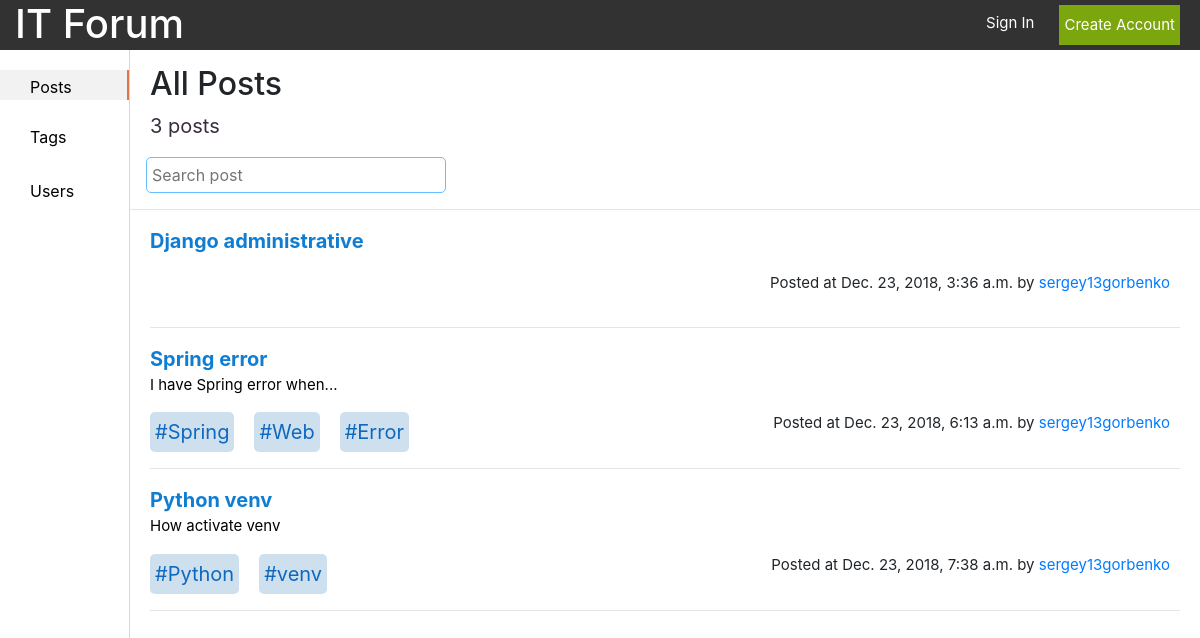
The page /posts/ on the database as committed earlier.
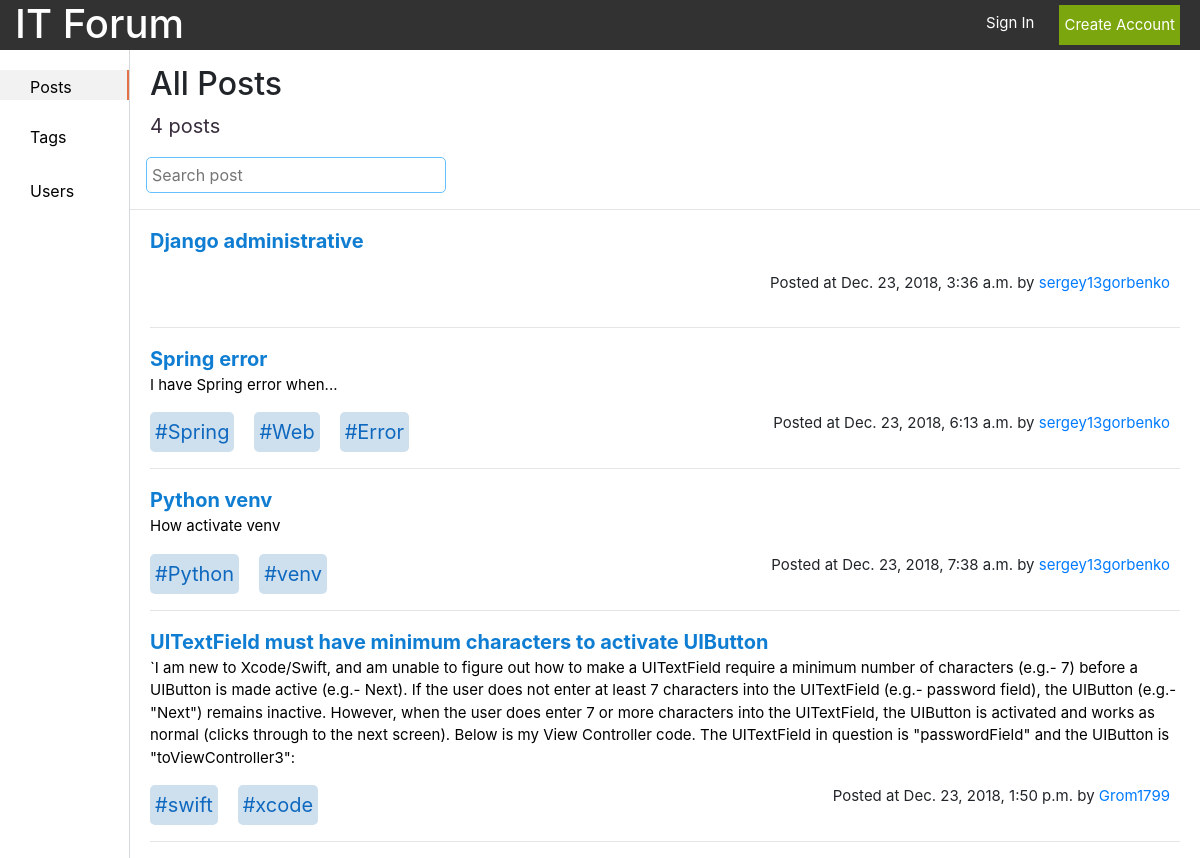
The same page on the database as committed later.
### forum/models.py (models this page shows, shortened)
class Post(models.Model):
    id = models.AutoField(primary_key=True)
    theme = models.CharField(max_length=100, unique=True, error_messages={'unique': "This theme has already exist."})
    context = models.TextField(default='', blank=True, null=True)
    creator = models.ForeignKey(UserProfile, on_delete=models.CASCADE)
    create = models.DateTimeField(auto_now_add=True)
    tags = models.ManyToManyField(Tag)
    like = models.IntegerField(default=0)
    dislike = models.IntegerField(default=0)

class UserProfile(models.Model):
    user = models.OneToOneField(User, on_delete=models.CASCADE)
    about = models.CharField(max_length=255, blank=True)
    photo = models.ImageField(upload_to='gallery_photos', blank=True, null=True)
    count_posts = models.IntegerField(default=0)
    count_tags = models.IntegerField(default=0)
    def __str__(self):
        return self.user.username

class Tag(models.Model):
    id = models.AutoField(primary_key=True)
    name = models.CharField(max_length=15, unique=True)
    context = models.TextField(default='', blank=True, null=True)
    creator = models.ForeignKey(UserProfile, on_delete=models.CASCADE)
    create = models.DateTimeField(auto_now_add=True)
    count = models.IntegerField(default=0)
    def __str__(self):
        return '#' + self.name

### forum/views.py (the view)
# urls.py: path('posts/', views.posts, name='posts'),
def posts(request):
    if request.method == 'GET':
        if request.GET.get('tag'):
            all_posts = Post.objects.filter(tags__name=request.GET.get('tag'))
        else:
            all_posts = Post.objects.all()
        form = CreatePost()
        context = {'posts': all_posts, 'form': form}
        return render(request, 'post/posts.html', context=context)

### forum/forms.py
class CreatePost(ModelForm):
    class Meta:
        model = Post
        fields = ('theme', 'context')

### templates/post/posts.html (shortened to what this page needs)
{% load static %}
<!DOCTYPE html>
<html lang="en">
<head>
    <link rel="stylesheet" href="https://stackpath.bootstrapcdn.com/bootstrap/4.1.3/css/bootstrap.min.css"
>
    <link rel="stylesheet" href="//code.jquery.com/ui/1.12.1/themes/base/jquery-ui.css">
    <link rel="stylesheet" href="{% static 'css/jquery.tag-editor.css' %}">
    <link rel="stylesheet" href="{% static 'css/style.css' %}">
</head>
<body>
<header class="header container-fluid d-flex justify-content-between">
    <a href="/">
        <h1>IT Forum</h1>
    </a>
    {% if user.is_authenticated %}
        <div class="d-flex justify-content-end">
            <span class="username"><a href="/profile">{{ user.username }}</a></span>
            <a class="log_out" href="/logout">
                <p class="small_text">Log out</p>
            </a>
        </div>
    {% else %}
        <div class="d-flex justify-content-end">
            <a class="sign_in_text" href="/login">
                <p class="small_text">Sign In</p>
            </a>
            <button class="btn-default green_btn small_text" onclick="location.href='/registration'">Create Account
            </button>
        </div>
    {% endif %}
</header>
<section class="d-flex content">
    <div class="list">
        <ul class="left_sidebar">
            <li id="posts"><a href="/posts">Posts</a></li>
            <li id="tags"><a href="/tags">Tags</a></li>
            <li id="users"><a href="/users">Users</a></li>
        </ul>
    </div>
    <div class="page">
        {% if posts %}
            <div class="head d-flex justify-content-between">
                <h2>All Posts</h2>
            </div>
            <div class="posts_count">
                <p>{{ posts.count }} posts</p>
            </div>
            <input type="text" class="search_field ml-3" placeholder="Search post"/>
            <hr>
            {% for post in posts %}
                <div class="post">
                    <p class="post_header" onclick="location.href = '/posts/{{ post.id }}/'">{{ post.theme }}</p>
                    <p class="post_text">{{ post.context }}</p>
                    <div class="d-flex justify-content-between">
                        <div class="d-flex">
                            {% for tag in post.tags.all %}
                                <div class="tag">
                                    <a class="tag_name"
                                       href="/posts?tag={{ tag.name }}"><span>{{ tag }}</span></a>
                                </div>
                            {% endfor %}
                        </div>
                        <div class="time">
                            <p>Posted at {{ post.create }} by <a class="post_username"
                                                                 href="/profile/{{ post.creator }}"><span>{{ post.creator }}</span></a>
                            </p>
                        </div>
                    </div>
                    <hr/>
                </div>
            {% endfor %}
        {% endif %}
    </div>
</section>
</body>
</html>

Rows that differ between the two databases and show on the page:
added Post: theme "UITextField must have minimum characters to activate UIButton", context "`I am new to Xcode/Swift, and am unable to figure out how to make a UITextField require a minimum number of characters (e.g.- 7) before a UIButton is made active (e.g.- Next). If the user does not enter at least 7 characters into the UITextField (e.g.- password field), the UIButton (e.g.- \"Next\") remains inactive. However, when the user does enter 7 or more characters into the UITextField, the UIButton is activated and works as normal (clicks through to the next screen). Below is my View Controller code. The UITextField in question is \"passwordField\" and the UIButton is \"toViewController3\":", create "Dec. 23, 2018, 1:50 p.m.", creator "Grom1799"
added Tag: name "#swift", shown under "UITextField must have minimum characters to activate UIButton"
added Tag: name "#xcode", shown under "UITextField must have minimum characters to activate UIButton"
Other text that changed with them:
{{ posts.count }}: "3" → "4"
